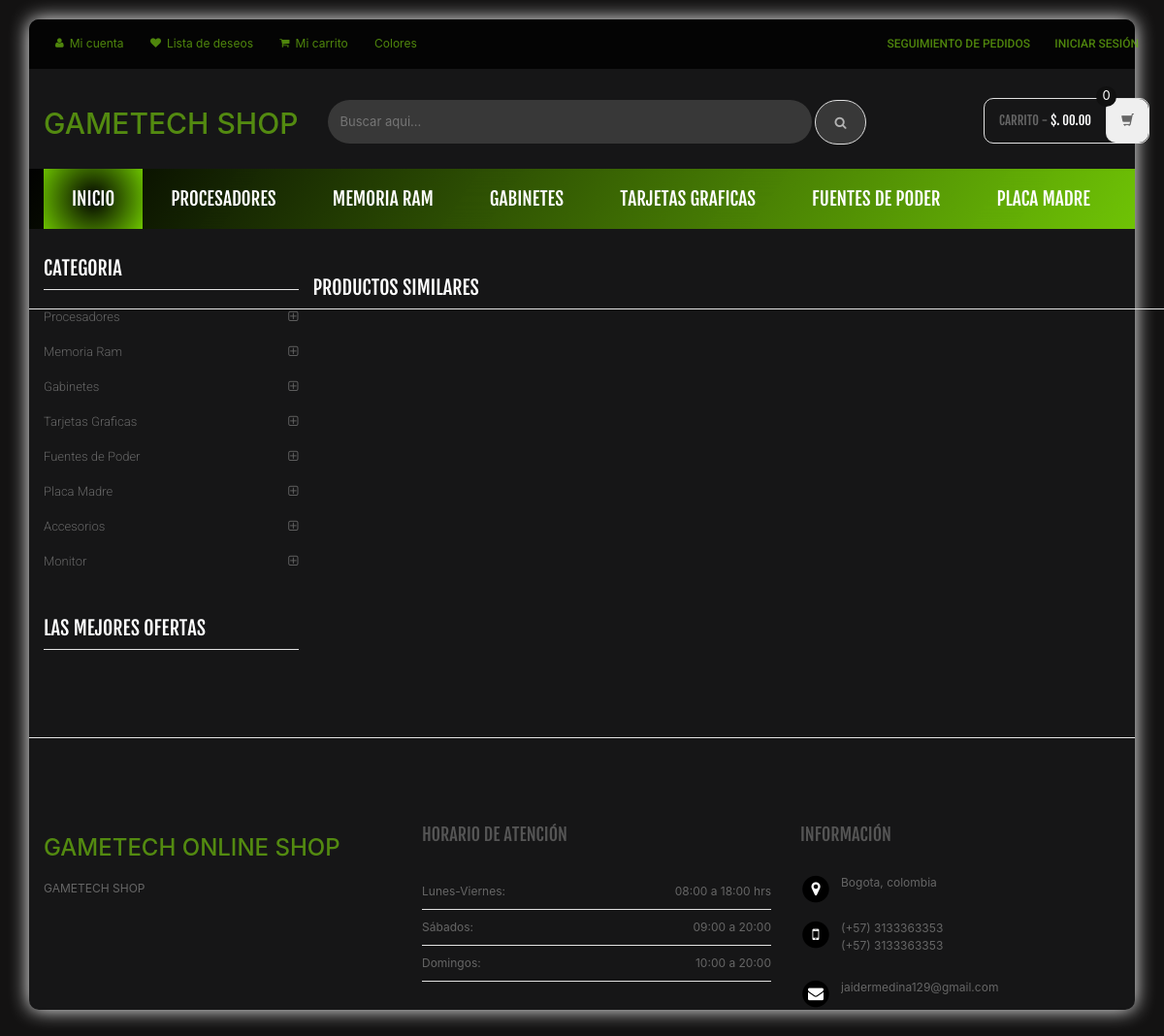
Page /product-details.php on the committed database.
### tables this page shows
CREATE TABLE `category` (
  `id` int(11) NOT NULL,
  `categoryName` varchar(255) DEFAULT NULL,
  `categoryDescription` longtext DEFAULT NULL,
  `creationDate` timestamp NOT NULL DEFAULT current_timestamp(),
  `updationDate` varchar(255) DEFAULT NULL
);

### product-details.php (the view, shortened to what this page needs)
<?php
include('includes/config.php');
?>
<!DOCTYPE html>
<html lang="es">
	<head>
		<link rel="stylesheet" href="assets/css/estilos.css">
		<link rel="stylesheet" href="assets/css/seis.css">
	    <link rel="stylesheet" href="assets/css/bootstrap.min.css">
	    <link rel="stylesheet" href="assets/css/main.css">
	    <link rel="stylesheet" href="assets/css/green.css">
	    <link rel="stylesheet" href="assets/css/owl.carousel.css">
		<link rel="stylesheet" href="assets/css/owl.transitions.css">
		<link href="assets/css/lightbox.css" rel="stylesheet">
		<link rel="stylesheet" href="assets/css/animate.min.css">
		<link rel="stylesheet" href="assets/css/rateit.css">
		<link rel="stylesheet" href="assets/css/bootstrap-select.min.css">
		<link rel="stylesheet" href="assets/css/config.css">
		<link href="assets/css/green.css" rel="alternate stylesheet" title="Green color">
		<link href="assets/css/blue.css" rel="alternate stylesheet" title="Blue color">
		<link href="assets/css/red.css" rel="alternate stylesheet" title="Red color">
		<link href="assets/css/orange.css" rel="alternate stylesheet" title="Orange color">
		<link href="assets/css/dark-green.css" rel="alternate stylesheet" title="Darkgreen color">
		<link rel="stylesheet" href="assets/css/font-awesome.min.css">
	</head><div class="contenedor">
    <body class="cnt-home">
<header class="header-style-1">
<?php include('includes/top-header.php');?>
<?php include('includes/main-header.php');?>
<?php include('includes/menu-bar.php');?>
</header>
<div class="body-content outer-top-xs">
	<div class='container'>
		<div class='row single-product outer-bottom-sm '>
			<div class='col-md-3 sidebar'>
				<div class="sidebar-module-container">
<div class="sidebar-widget outer-bottom-xs wow fadeInUp">
	<h3 class="section-title">Categoria</h3>
	<div class="sidebar-widget-body m-t-10">
		<div class="accordion">
		            <?php $sql=mysqli_query($con,"select id,categoryName  from category");
while($row=mysqli_fetch_array($sql))
{
    ?>
	    	<div class="accordion-group">
	            <div class="accordion-heading">
	                <a href="category.php?cid=<?php echo $row['id'];?>"  class="accordion-toggle collapsed">
	                   <?php echo $row['categoryName'];?>
	                </a>
	            </div>
	        </div>
	        <?php } ?>
	    </div>
	</div>
</div>
<div class="sidebar-widget hot-deals wow fadeInUp">
	<h3 class="section-title">LAS MEJORES OFERTAS</h3>
</div>
				</div>
			</div>
<section class="section featured-product wow fadeInUp">
	<h3 class="section-title">Productos similares </h3>
</section>
			</div>
		</div>
</div>
<?php include('includes/footer.php');?>
</div>
</body>
</html>

### includes/menu-bar.php (shortened to what this page needs)
<div class="header-nav animate-dropdown">
    <div class="container">
        <div class="yamm navbar navbar-default" role="navigation">
            <div class="nav-bg-class">
                <div class="navbar-collapse collapse" id="mc-horizontal-menu-collapse">
	<div class="nav-outer">
		<ul class="nav navbar-nav">
			<li class="active dropdown yamm-fw">
				<a href="index.php" data-hover="dropdown" class="dropdown-toggle">Inicio</a>
			</li>
              <?php $sql=mysqli_query($con,"select id,categoryName  from category limit 6");
while($row=mysqli_fetch_array($sql))
{
    ?>
			<li class="dropdown yamm">
				<a href="category.php?cid=<?php echo $row['id'];?>"> <?php echo $row['categoryName'];?></a>
			</li>
			<?php } ?>
		</ul>
		<div class="clearfix"></div>
	</div>
</div>
            </div>
        </div>
    </div>
</div>

### assets/css/green.css (style rules this page uses)
a { color: rgba(105, 179, 15, 0.746); color: radial-gradient(circle, rgba(0,0,0,0.950315160243785) 0%, rgba(142,255,0,0.7458333675266982) 100%); }
.header-style-1 .header-nav { background: rgb(255, 255, 255); background: linear-gradient(124deg, rgba(0,0,0,0.950315160243785) 0%, rgba(142,255,0,0.7458333675266982) 100%); backdrop-filter: saturate(180%) blur(20px) }
.cnt-home .header-style-1 .header-nav .navbar .navbar-nav > li.active { background: rgb(255, 255, 255); background: radial-gradient(circle, rgba(0,0,0,0.950315160243785) 0%, rgba(142,255,0,0.7458333675266982) 100%); }
.sidebar .sidebar-module-container .sidebar-widget .sidebar-widget-body .accordion .accordion-group .accordion-heading .accordion-toggle, .sidebar .sidebar-module-container .sidebar-widget .sidebar-widget-body .accordion .accordion-group .accordion-heading .accordion-toggle:hover, .sidebar .sidebar-module-container .sidebar-widget .sidebar-widget-body .accordion .accordion-group .accordion-heading .accordion-toggle:focus, .sidebar .sidebar-module-container .sidebar-widget .sidebar-widget-body .accordion .accordion-group .accordion-heading .accordion-toggle:after { color: rgb(255, 255, 255); color: radial-gradient(circle, rgba(0,0,0,0.950315160243785) 0%, rgba(142,255,0,0.7458333675266982) 100%); }

### assets/css/lightbox.css (style rules this page uses)
body:after { content: url(../images/close.png) url(../images/loading.gif) url(../images/prev.png) url(../images/next.png); display: none; }

### assets/css/blue.css (style rules this page uses)
a { color: rgba(0,220,255,0.7458333675266982) ; color: radial-gradient(circle, rgba(0,0,0,0.950315160243785) 0%, rgba(0,220,255,0.7458333675266982) 100%); }
.header-style-1 .header-nav { background: rgb(255, 255, 255); background: linear-gradient(124deg, rgba(0,0,0,0.950315160243785) 0%, rgba(0,220,255,0.7458333675266982) 100%); backdrop-filter: saturate(180%) blur(20px) }
.cnt-home .header-style-1 .header-nav .navbar .navbar-nav > li.active { background: rgb(255, 255, 255); background: radial-gradient(circle, rgba(0,0,0,0.950315160243785) 0%, rgba(0,220,255,0.7458333675266982) 100%); }
.sidebar .sidebar-module-container .sidebar-widget .sidebar-widget-body .accordion .accordion-group .accordion-heading .accordion-toggle, .sidebar .sidebar-module-container .sidebar-widget .sidebar-widget-body .accordion .accordion-group .accordion-heading .accordion-toggle:hover, .sidebar .sidebar-module-container .sidebar-widget .sidebar-widget-body .accordion .accordion-group .accordion-heading .accordion-toggle:focus, .sidebar .sidebar-module-container .sidebar-widget .sidebar-widget-body .accordion .accordion-group .accordion-heading .accordion-toggle:after { color: rgb(255, 255, 255); color: radial-gradient(circle, rgba(0,0,0,0.950315160243785) 0%, rgba(0,220,255,0.7458333675266982) 100%); }

### assets/css/red.css (style rules this page uses)
a { color: rgba(243,18,18,0.75); color: radial-gradient(circle, rgba(0,0,0,0.950315160243785) 0%, rgba(243,18,18,0.75) 100%); }
.header-style-1 .header-nav { background: rgb(255, 255, 255); background: linear-gradient(124deg, rgba(0,0,0,0.950315160243785) 0%, rgba(243,18,18,0.75) 100%); backdrop-filter: saturate(180%) blur(20px) }
.cnt-home .header-style-1 .header-nav .navbar .navbar-nav > li.active { background: rgb(255, 255, 255); background: radial-gradient(circle, rgba(0,0,0,0.950315160243785) 0%, rgba(243,18,18,0.75) 100%); }
.sidebar .sidebar-module-container .sidebar-widget .sidebar-widget-body .accordion .accordion-group .accordion-heading .accordion-toggle, .sidebar .sidebar-module-container .sidebar-widget .sidebar-widget-body .accordion .accordion-group .accordion-heading .accordion-toggle:hover, .sidebar .sidebar-module-container .sidebar-widget .sidebar-widget-body .accordion .accordion-group .accordion-heading .accordion-toggle:focus, .sidebar .sidebar-module-container .sidebar-widget .sidebar-widget-body .accordion .accordion-group .accordion-heading .accordion-toggle:after { color: rgb(255, 255, 255); color: radial-gradient(circle, rgba(0,0,0,0.950315160243785) 0%, rgba(243,18,18,0.75) 100%); }

### rows in the picture
category: categoryName "PROCESADORES", categoryName "Procesadores"
category: categoryName "MEMORIA RAM", categoryName "Memoria Ram"
category: categoryName "GABINETES", categoryName "Gabinetes"
category: categoryName "TARJETAS GRAFICAS", categoryName "Tarjetas Graficas"
category: categoryName "FUENTES DE PODER", categoryName "Fuentes de Poder"
category: categoryName "PLACA MADRE", categoryName "Placa Madre"
category: categoryName "Accesorios"
category: categoryName "Monitor"
